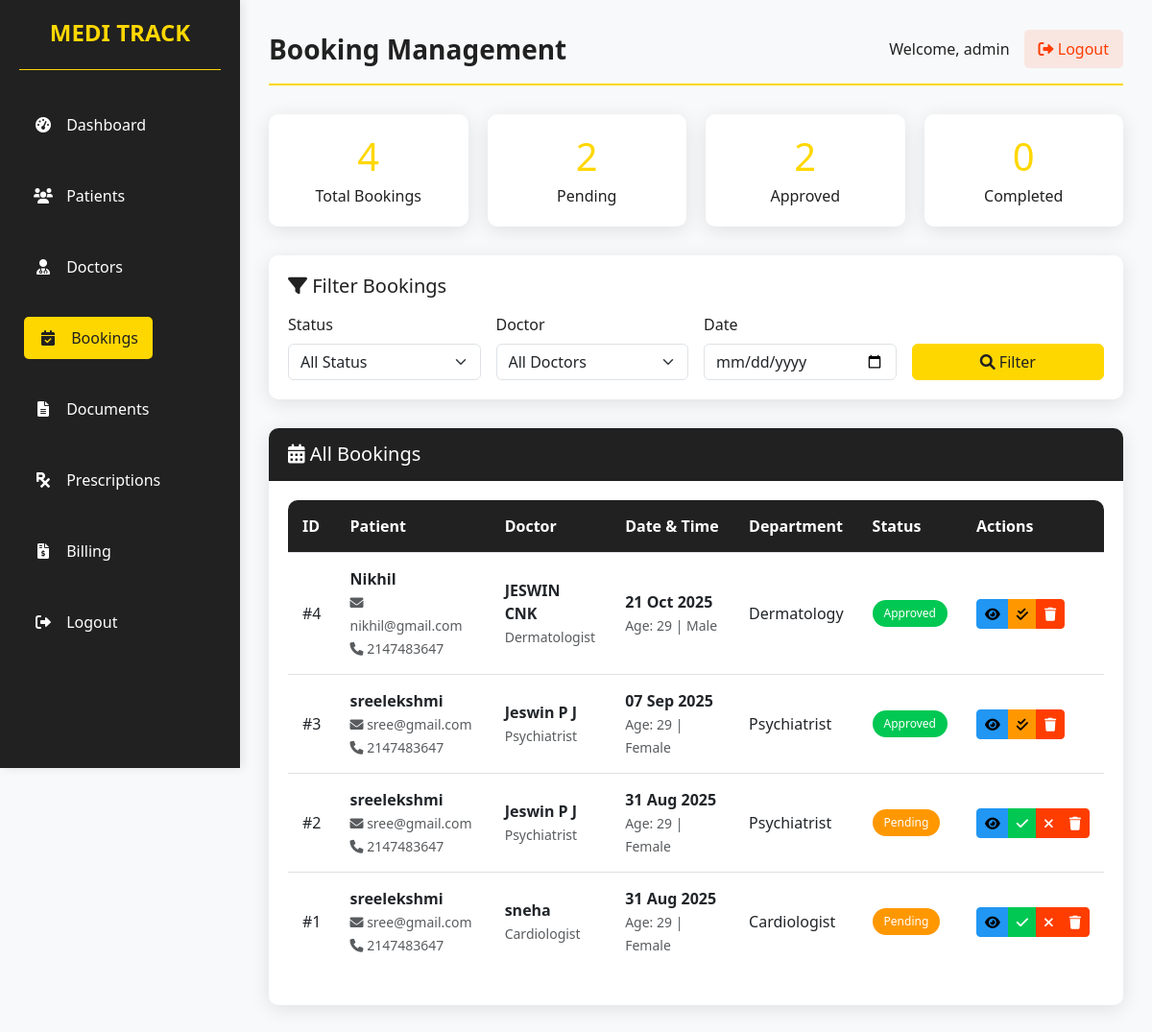
The app's page /admin_bookings.php (signed in) with its own data.
### tables this page shows
CREATE TABLE `booking` (
  `Booking_id` int(20) NOT NULL,
  `Patient_id` int(20) NOT NULL,
  `Doctor_id` int(20) NOT NULL,
  `Name` varchar(20) NOT NULL,
  `Email` varchar(30) NOT NULL,
  `Age` int(20) NOT NULL,
  `Gender` varchar(20) NOT NULL,
  `Phone_no` int(20) NOT NULL,
  `Select_date` date NOT NULL,
  `Select_department` varchar(20) NOT NULL,
  `Additional_message` text NOT NULL,
  `Status` varchar(20) NOT NULL DEFAULT 'Pending'
);

CREATE TABLE `register` (
  `Patient_id` int(20) NOT NULL,
  `Name` varchar(20) NOT NULL,
  `Email` varchar(50) NOT NULL,
  `Age` int(20) NOT NULL,
  `Gender` varchar(20) NOT NULL,
  `Phone_no` int(20) NOT NULL,
  `Blood_group` varchar(5) NOT NULL,
  `Password` varchar(225) NOT NULL,
  `Photo` blob NOT NULL,
  `Documents` varchar(25) NOT NULL
);

CREATE TABLE `doctorreg` (
  `Doctor_id` int(20) NOT NULL,
  `Name` varchar(30) NOT NULL,
  `Email` varchar(30) NOT NULL,
  `Age` int(20) NOT NULL,
  `Gender` varchar(20) NOT NULL,
  `Phone_no` int(20) NOT NULL,
  `Department` varchar(30) NOT NULL,
  `Qualification` varchar(100) NOT NULL DEFAULT '',
  `Experience` varchar(50) NOT NULL DEFAULT '',
  `Profile_photo` varchar(255) NOT NULL DEFAULT '',
  `Bio` text NOT NULL DEFAULT '',
  `Password` varchar(255) NOT NULL
);

### admin_bookings.php (the view, shortened to what this page needs)
<?php
include 'database.php';
$date_filter = $_GET['date'] ?? '';
$query = "SELECT b.*, r.Name as PatientName, r.Email as PatientEmail, r.Phone_no as PatientPhone,
          d.Name as DoctorName, d.Department as DoctorDepartment, d.Email as DoctorEmail
          FROM booking b
          LEFT JOIN register r ON b.Patient_id = r.Patient_id
          LEFT JOIN doctorreg d ON b.Doctor_id = d.Doctor_id
          WHERE 1=1";
$query .= " ORDER BY b.Select_date DESC, b.Booking_id DESC";
$stmt = $conn->prepare($query);
$stmt->execute();
$result = $stmt->get_result();
$bookings = $result->fetch_all(MYSQLI_ASSOC);
$stmt_stats = $conn->prepare("SELECT
    COUNT(*) as total_bookings,
    SUM(CASE WHEN Status = 'Pending' THEN 1 ELSE 0 END) as pending_bookings,
    SUM(CASE WHEN Status = 'Approved' THEN 1 ELSE 0 END) as approved_bookings,
    SUM(CASE WHEN Status = 'Rejected' THEN 1 ELSE 0 END) as rejected_bookings,
    SUM(CASE WHEN Status = 'Completed' THEN 1 ELSE 0 END) as completed_bookings
    FROM booking");
$stmt_stats->execute();
$stats = $stmt_stats->get_result()->fetch_assoc();
?>
<!DOCTYPE html>
<html lang="en">
<head>
    <link rel="stylesheet" href="https://cdn.jsdelivr.net/npm/bootstrap@5.3.0/dist/css/bootstrap.min.css">
    <link rel="stylesheet" href="https://cdnjs.cloudflare.com/ajax/libs/font-awesome/6.0.0-beta3/css/all.min.css">
</head>
<body>
    <div class="container">
        <div class="sidebar">
            <div class="logo">
                <h2>MEDI TRACK</h2>
            </div>
            <ul class="nav">
                <li>
                    <a href="admin_dashboard.php">
                        <i class="fas fa-tachometer-alt"></i>
                        <span>Dashboard</span>
                    </a>
                </li>
                <li>
                    <a href="admin_patient.php">
                        <i class="fas fa-users"></i>
                        <span>Patients</span>
                    </a>
                </li>
                <li>
                    <a href="admin_doctors.php">
                        <i class="fas fa-user-md"></i>
                        <span>Doctors</span>
                    </a>
                </li>
                <li>
                    <a href="admin_bookings.php" class="active">
                        <i class="fas fa-calendar-check"></i>
                        <span>Bookings</span>
                    </a>
                </li>
                <li>
                    <a href="admin_patientdocuments.php">
                        <i class="fas fa-file-alt"></i>
                        <span>Documents</span>
                    </a>
                </li>
                <li>
                    <a href="admin_prescriptions.php">
                        <i class="fas fa-prescription"></i>
                        <span>Prescriptions</span>
                    </a>
                </li>
                <li>
                    <a href="admin_billing.php">
                        <i class="fas fa-file-invoice-dollar"></i>
                        <span>Billing</span>
                    </a>
                </li>
                <li>
                    <a href="admin_logout.php">
                        <i class="fas fa-sign-out-alt"></i>
                        <span>Logout</span>
                    </a>
                </li>
            </ul>
        </div>
        <div class="main-content">
            <div class="header">
                <div class="logo">Booking Management</div>
                <div class="user-profile">
                    <span>Welcome, <?php echo $_SESSION['admin_username'] ?? 'Admin'; ?></span>
                    <a href="admin_logout.php"><i class="fas fa-sign-out-alt"></i> Logout</a>
                </div>
            </div>
            <div class="stats-cards">
                <div class="stat-card">
                    <h3><?php echo $stats['total_bookings']; ?></h3>
                    <p>Total Bookings</p>
                </div>
                <div class="stat-card">
                    <h3><?php echo $stats['pending_bookings']; ?></h3>
                    <p>Pending</p>
                </div>
                <div class="stat-card">
                    <h3><?php echo $stats['approved_bookings']; ?></h3>
                    <p>Approved</p>
                </div>
                <div class="stat-card">
                    <h3><?php echo $stats['completed_bookings']; ?></h3>
                    <p>Completed</p>
                </div>
            </div>
            <div class="filters-section">
                <h5 class="mb-3"><i class="fas fa-filter"></i> Filter Bookings</h5>
                <form method="GET" class="row g-3">
                    <div class="col-md-3">
                        <label for="status" class="form-label">Status</label>
                        <select class="form-select" name="status" id="status">
                            <option value="">All Status</option>
                        </select>
                    </div>
                    <div class="col-md-3">
                        <label for="doctor" class="form-label">Doctor</label>
                        <select class="form-select" name="doctor" id="doctor">
                            <option value="">All Doctors</option>
                        </select>
                    </div>
                    <div class="col-md-3">
                        <label for="date" class="form-label">Date</label>
                        <input type="date" class="form-control" name="date" id="date" value="<?php echo $date_filter; ?>">
                    </div>
                    <div class="col-md-3">
                        <label class="form-label">&nbsp;</label>
                        <div class="d-grid">
                            <button type="submit" class="btn btn-primary">
                                <i class="fas fa-search"></i> Filter
                            </button>
                        </div>
                    </div>
                </form>
            </div>
            <div class="card">
                <div class="card-header">
                    <h5 class="mb-0"><i class="fas fa-calendar-alt"></i> All Bookings</h5>
                </div>
                <div class="card-body">
                    <div class="table-responsive">
                        <table class="table">
                            <thead>
                                <tr>
                                    <th>ID</th>
                                    <th>Patient</th>
                                    <th>Doctor</th>
                                    <th>Date & Time</th>
                                    <th>Department</th>
                                    <th>Status</th>
                                    <th>Actions</th>
                                </tr>
                            </thead>
                            <tbody>
                                <?php if (empty($bookings)): ?>
                                    <tr>
                                        <td colspan="7" class="text-center">No bookings found</td>
                                    </tr>
                                <?php else: ?>
                                    <?php foreach ($bookings as $booking): ?>
                                        <tr>
                                            <td>#<?php echo $booking['Booking_id']; ?></td>
                                            <td>
                                                <strong><?php echo htmlspecialchars($booking['PatientName'] ?? $booking['Name']); ?></strong><br>
                                                <small class="text-muted">
                                                    <i class="fas fa-envelope"></i> <?php echo htmlspecialchars($booking['PatientEmail'] ?? $booking['Email']); ?><br>
                                                    <i class="fas fa-phone"></i> <?php echo htmlspecialchars($booking['PatientPhone'] ?? $booking['Phone_no']); ?>
                                                </small>
                                            </td>
                                            <td>
                                                <strong><?php echo htmlspecialchars($booking['DoctorName']); ?></strong><br>
                                                <small class="text-muted"><?php echo htmlspecialchars($booking['DoctorDepartment']); ?></small>
                                            </td>
                                            <td>
                                                <strong><?php echo date('d M Y', strtotime($booking['Select_date'])); ?></strong><br>
                                                <small class="text-muted">Age: <?php echo $booking['Age']; ?> | <?php echo $booking['Gender']; ?></small>
                                            </td>
                                            <td><?php echo htmlspecialchars($booking['Select_department']); ?></td>
                                            <td>
                                                <?php if ($booking['Status'] == 'Pending'): ?>
                                                    <span class="badge badge-pending">Pending</span>
                                                <?php elseif ($booking['Status'] == 'Approved'): ?>
                                                    <span class="badge badge-approved">Approved</span>
                                                <?php elseif ($booking['Status'] == 'Rejected'): ?>
                                                    <span class="badge badge-rejected">Rejected</span>
                                                <?php elseif ($booking['Status'] == 'Completed'): ?>
                                                    <span class="badge badge-completed">Completed</span>
                                                <?php endif; ?>
                                            </td>
                                            <td>
                                                <div class="btn-group" role="group">
                                                    <button class="btn btn-sm btn-info"
                                                            data-bs-toggle="modal"
                                                            data-bs-target="#bookingModal"
                                                            onclick="viewBooking(<?php echo htmlspecialchars(json_encode($booking)); ?>)">
                                                        <i class="fas fa-eye"></i>
                                                    </button>
                                                    <?php if ($booking['Status'] == 'Pending'): ?>
                                                        <button class="btn btn-sm btn-success"
                                                                onclick="updateStatus(<?php echo $booking['Booking_id']; ?>, 'Approved')">
                                                            <i class="fas fa-check"></i>
                                                        </button>
                                                        <button class="btn btn-sm btn-danger"
                                                                onclick="updateStatus(<?php echo $booking['Booking_id']; ?>, 'Rejected')">
                                                            <i class="fas fa-times"></i>
                                                        </button>
                                                    <?php elseif ($booking['Status'] == 'Approved'): ?>
                                                        <button class="btn btn-sm btn-warning"
                                                                onclick="updateStatus(<?php echo $booking['Booking_id']; ?>, 'Completed')">
                                                            <i class="fas fa-check-double"></i>
                                                        </button>
                                                    <?php endif; ?>
                                                    <button class="btn btn-sm btn-danger"
                                                            onclick="deleteBooking(<?php echo $booking['Booking_id']; ?>)">
                                                        <i class="fas fa-trash"></i>
                                                    </button>
                                                </div>
                                            </td>
                                        </tr>
                                    <?php endforeach; ?>
                                <?php endif; ?>
                            </tbody>
                        </table>
                    </div>
                </div>
            </div>
        </div>
    </div>
</body>
</html>

### records on screen
booking: Booking_id "4", Patient.Name "Nikhil", Patient.Email "nikhil@gmail.com", Patient.Phone_no "2147483647", Doctor.Name "JESWIN CNK", Doctor.Department "Dermatologist", Select_date "21 Oct 2025", Age "29", Gender "Male", Select_department "Dermatology", Status "Approved"
booking: Booking_id "3", Patient.Name "sreelekshmi", Patient.Email "sree@gmail.com", Patient.Phone_no "2147483647", Doctor.Name "Jeswin P J", Doctor.Department "Psychiatrist", Select_date "07 Sep 2025", Age "29", Gender "Female", Select_department "Psychiatrist", Status "Approved"
booking: Booking_id "2", Patient.Name "sreelekshmi", Patient.Email "sree@gmail.com", Patient.Phone_no "2147483647", Doctor.Name "Jeswin P J", Doctor.Department "Psychiatrist", Select_date "31 Aug 2025", Age "29", Gender "Female", Select_department "Psychiatrist", Status "Pending"
booking: Booking_id "1", Patient.Name "sreelekshmi", Patient.Email "sree@gmail.com", Patient.Phone_no "2147483647", Doctor.Name "sneha", Doctor.Department "Cardiologist", Select_date "31 Aug 2025", Age "29", Gender "Female", Select_department "Cardiologist", Status "Pending"

### other values on screen
$_SESSION['admin_username'] "admin"
$stats['total_bookings'] "4"
$stats['pending_bookings'] "2"
$stats['approved_bookings'] "2"
$stats['completed_bookings'] "0"
